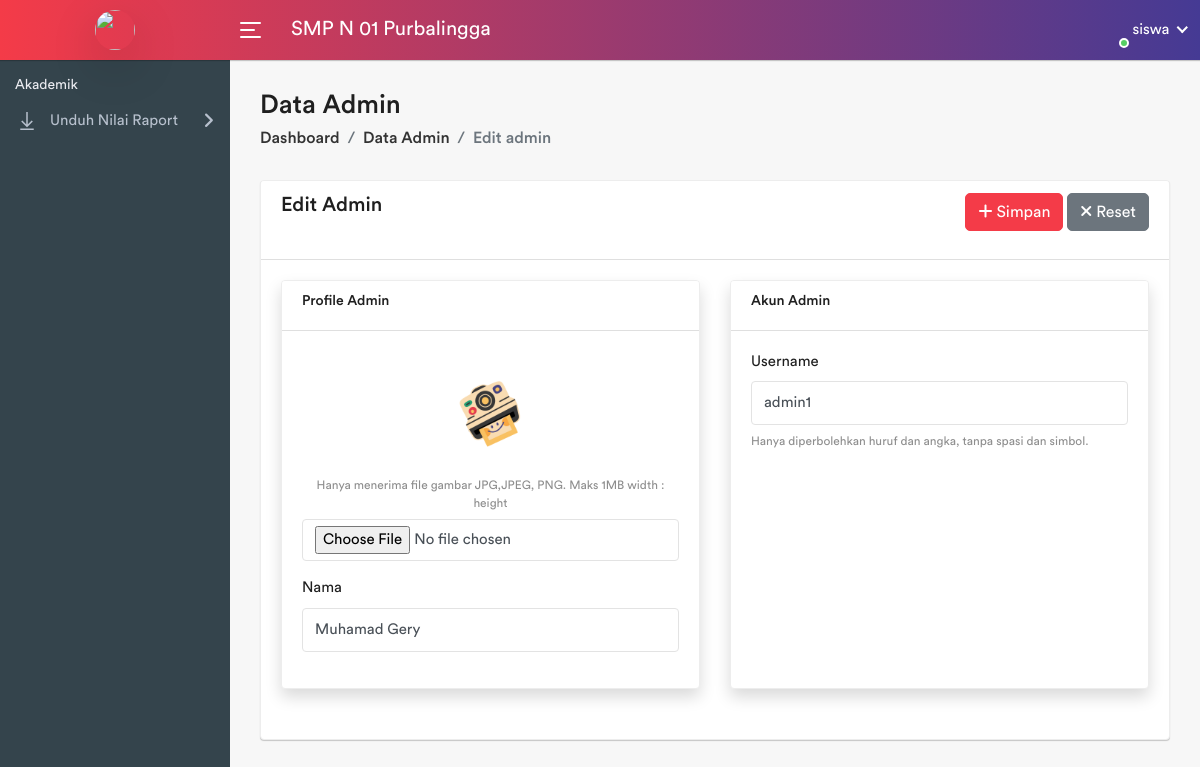
The page /pages/user-admin/edit.php?id=4 (signed in) on the database its author committed.
### tables this page shows
CREATE TABLE `sekolah` (
  `sekolah_id` int(11) NOT NULL,
  `nama_sekolah` varchar(100) NOT NULL,
  `npsn` varchar(10) NOT NULL,
  `jenjang` varchar(10) NOT NULL,
  `status` varchar(10) NOT NULL,
  `alamat_sekolah` varchar(255) DEFAULT NULL,
  `tahun_berdiri` int(11) DEFAULT NULL,
  `akreditasi` varchar(10) DEFAULT NULL,
  `kepala_sekolah` varchar(100) DEFAULT NULL,
  `telepon_sekolah` varchar(15) DEFAULT NULL,
  `email_sekolah` varchar(50) DEFAULT NULL,
  `website_sekolah` varchar(100) DEFAULT NULL,
  `gambar` varchar(255) NOT NULL
);

CREATE TABLE `admin_profiles` (
  `user_id` int(11) NOT NULL,
  `nama` varchar(100) DEFAULT NULL,
  `foto` varchar(100) DEFAULT NULL
);

CREATE TABLE `users` (
  `user_id` int(11) NOT NULL,
  `username` varchar(255) NOT NULL,
  `password` varchar(255) NOT NULL,
  `role` varchar(50) NOT NULL
);

### pages/user-admin/edit.php (the view, shortened to what this page needs)
<?php
    require_once '../template/header.php';
    require_once '../template/sidebar.php';
   if(isset($_GET['id'])){
    $user_id = $_GET['id'];
    $query = "SELECT users.user_id, admin_profiles.foto, users.username, users.password, admin_profiles.nama
            FROM users
            INNER JOIN admin_profiles ON users.user_id = admin_profiles.user_id
            WHERE users.user_id = '$user_id'";
    $result = mysqli_query($koneksi, $query);
    $row = mysqli_fetch_array($result);
    }
?>
<div class="page-wrapper">
    <div class="content container-fluid">
        <div class="page-header">
            <div class="row">
                <div class="col-sm-12">
                    <h3 class="page-title">Data Admin</h3>
                    <ul class="breadcrumb">
                        <li class="breadcrumb-item"><a href="../../home.php">Dashboard</a></li>
                        <li class="breadcrumb-item"><a href="index.php">Data Admin</a></li>
                        <li class="breadcrumb-item active">Edit admin</li>
                    </ul>
                </div>
            </div>
        </div>
        <div class="row">
            <div class="col-sm-12">
                <form action="" method="post" enctype="multipart/form-data">
                    <div class="card flex-fill">
                        <div class="card-header d-flex justify-content-between">
                            <h5 class="card-title">Edit Admin</h5>
                            <div class="form-group">
                                <button type="submit" name="submit" class="btn btn-primary"><i class="fa fa-plus"></i>
                                    Simpan</button>
                                <button type="reset" name="Reset" class="btn btn-secondary"><i class="fa fa-times"></i>
                                    Reset</button>
                            </div>
                        </div>
                        <div class="card-body">
                            <div class="row">
                                <div class="col-md-6 d-flex">
                                    <div class="card flex-grow-1 shadow">
                                        <div class="card-header">
                                            <h5>Profile Admin</h5>
                                        </div>
                                        <div class="card-body">
                                            <div class="form-group text-center">
                                                <img id="imagePreview" src="<?=$row['foto']?>" alt="Preview"
                                                    style="max-width: 100%; max-height: 100px; margin-top: 10px;"
                                                    class="mb-2 rounded-circle">
                                                <small class="form-text text-muted">Hanya menerima file gambar JPG,JPEG,
                                                    PNG. Maks 1MB width :
                                                    height</small>
                                                <input type="file" name="foto" id="fotoInput" class="form-control"
                                                    onchange="previewImage()">
                                            </div>
                                            <div class="form-group">
                                                <label for="nama">Nama</label>
                                                <input type="text" name="nama" id="nama" required class="form-control"
                                                    value="<?=$row['nama']?>">
                                            </div>
                                        </div>
                                    </div>
                                </div>
                                <div class="col-md-6 d-flex">
                                    <div class="card flex-grow-1 shadow">
                                        <div class="card-header">
                                            <h5>Akun Admin</h5>
                                        </div>
                                        <div class="card-body">
                                            <div class="form-group">
                                                <label for="username">Username</label>
                                                <input type="text" name="username" id="username" pattern="[A-Za-z0-9]+"
                                                    required class="form-control" value="<?=$row['username']?>">
                                                <small id="validationMessage" class="form-text text-muted">Hanya
                                                    diperbolehkan huruf dan angka, tanpa spasi dan simbol.</small>
                                            </div>
                                        </div>
                                    </div>
                                </div>
                            </div>
                        </div>
                    </div>
                </form>
            </div>
        </div>
    </div>
</div>
<?php
    require_once '../template/footer.php';

### pages/template/sidebar-siswa.php (shortened to what this page needs)
<body>
    <div class="main-wrapper">
        <div class="header">
            <div class="header-left">
                <a href="../../<?=$_SESSION['mainurl']?>" class="logo">
                    <img src="<?=$_SESSION['foto']?>" width="40" height="40" alt="" class="rounded-circle shadow-lg">
                </a>
            </div>
            <a id="toggle_btn" href="javascript:void(0);">
                <span class="bar-icon">
                    <span></span>
                    <span></span>
                    <span></span>
                </span>
            </a>
            <?php
        $query = "SELECT nama_sekolah FROM sekolah";
        $result = mysqli_query($koneksi, $query);
        $data = mysqli_fetch_assoc($result);
        ?>
            <div class="page-title-box">
                <h3><?=$data['nama_sekolah']?></h3>
            </div>
            <ul class="nav user-menu">
                <li class="nav-item dropdown has-arrow main-drop">
                    <a href="#" class="dropdown-toggle nav-link" data-toggle="dropdown">
                        <span class="user-img"><img src="<?=$_SESSION['foto']?>" alt="">
                            <span class="status online"></span>
                        </span>
                        <span><?=$_SESSION['role']?></span>
                    </a>
                </li>
            </ul>
        </div>
        <div class="sidebar" id="sidebar">
            <div class="sidebar-inner slimscroll">
                <div id="sidebar-menu" class="sidebar-menu">
                    <ul>
                        <li class="menu-title">
                            <span>Akademik</span>
                        </li>
                        <li class="submenu">
                            <a href="#"><i class="la la-download"></i> <span> Unduh Nilai Raport</span> <span
                                    class="menu-arrow"></span></a>
                        </li>
                    </ul>
                </div>
            </div>
        </div>

### rows shown on the page
sekolah: nama_sekolah "SMP N 01 Purbalingga"
admin_profiles: foto (picture), nama "Muhamad Gery", username "admin1"

### other values the page prints
$_SESSION['role'] "siswa"
